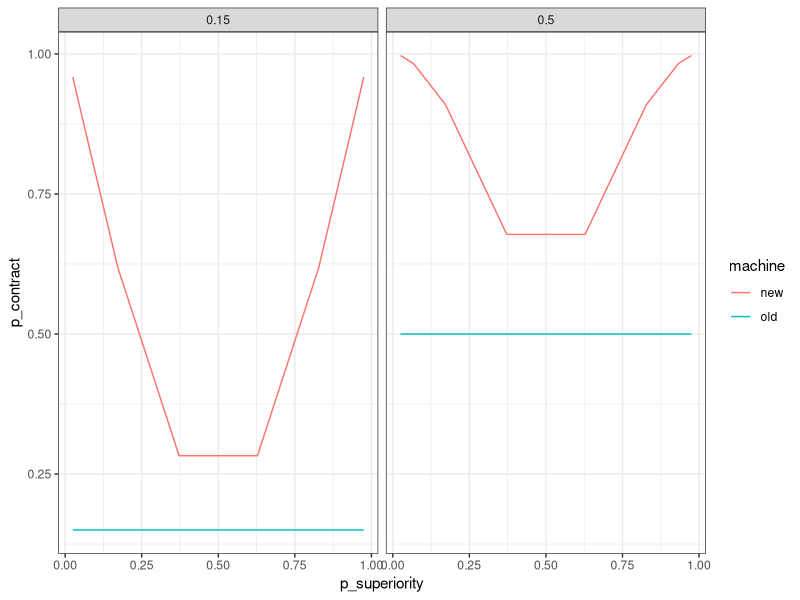

Recreate this plot in R.
## ---- chunk 1
knitr::opts_chunk$set(echo = TRUE)
library(tidyverse)
library(gganimate)
library(RColorBrewer)
## ---- chunk 2
# linear sampling of log odds for ground truth probability of superiority for the new machine
logodds <- seq(log(0.025/(1-0.025)), log(0.975/(1-0.975)), length.out = 8) 
p_superiority <- 1 / (1 + exp(-logodds))

# baseline probability of gaining/keeping a contract with the old machine 
baseline <- c(.5, .15)
# baseline <- c(.65, .5, .35)

# ratio (K) of value of contract (X) over cost of intervention (C) 
K <- c(2.1)
# K <- seq(1.5, 5, .1)

# initialize data conditions dataframe
conds_df <- data.frame(
  "p_superiority" = rep(p_superiority, length(baseline) * length(K)),
  "baseline" = rep(sort(rep(baseline, length(p_superiority))), length(K)),
  "K" = sort(rep(K, length(p_superiority) * length(baseline))))

# label gain vs loss framing trials based on p_superiority and add contract thresholds
conds_df <- conds_df %>% 
  mutate(frame = if_else(p_superiority > .5, "gain", "loss"),
                         threshold = if_else(frame=="gain", 
                                             500, # million widgets required to gain contract
                                             75)) # defective widgets per million required to keep contract

# add columns for the mean and standard deviation of the difference in the number of widgets produced by the new vs old machine
# depending on the gain vs loss frame, these values represent millions of widgets vs defective widgets per million
conds_df <- conds_df %>%
  mutate(sd_diff = 15, # std(new - old)
         mean_diff = sd_diff * qnorm(p_superiority)) # mean(new - old)

# double the length of the dataframe to add information per machine, creating a stimulus dataframe with a row per distribution to visualize
stim_df <- map_df(seq_len(2), ~conds_df)
stim_df$machine <- sort(rep(c("new", "old"), length(stim_df$p_superiority)/2))

# add columns for the mean and standard deviation of widgets for each machine and the probability of gaining/keeping the contract
stim_df <- stim_df %>%
  mutate(sd = sqrt(stim_df$sd_diff ^ 2 / 2), # assume equal and independent variances in the number of widgets produced by each machine
        mean = if_else(machine=="old", 
                       if_else(frame=="gain", # old machine is at baseline
                               threshold - sd * qnorm(1 - baseline), 
                               threshold - sd * qnorm(baseline)), 
                       if_else(frame=="gain", # new machine is at difference from baseline
                               threshold - sd * qnorm(1 - baseline) + mean_diff, 
                               threshold - sd * qnorm(baseline) + mean_diff)),
        p_contract = if_else(frame=="gain", # probability of exceeding threshold to gain/keep contract
                              1 - pnorm((threshold - mean)/sd),
                              pnorm((threshold - mean)/sd)))

# spread values per machine across columns to get back to a conditions dataframe one row per trial
conds_df <- stim_df %>% # explanation: https://kieranhealy.org/blog/archives/2018/11/06/spreading-multiple-values/
  gather(variable, value, -(p_superiority:machine)) %>%
  unite(temp, machine, variable) %>%
  spread(temp, value)
## ---- chunk 3
stim_df %>% ggplot(aes(x = p_superiority, y = p_contract, color = machine)) +
  geom_line() +
  theme_bw() +
  facet_grid(. ~ baseline)
## ---- chunk 4
# determine whether or not intervention is utility optimal on each trial
conds_df <- conds_df %>%
  mutate(should_intervene = if_else(frame=="gain",
                                    (old_p_contract + 1 / K) < new_p_contract, # gain framing decision rule
                                    ((1 - old_p_contract) - 1 / K) > (1 - new_p_contract))) # loss framing decision rule

conds_df %>%
  group_by(baseline, K, frame) %>%
  summarise(intervene = sum(should_intervene), n_trials = n())
## ---- chunk 5
intervene ~ binomial(1, p)
p ~ probit_link(baseline + vis + vis:p_contract + trial:p_contract)
